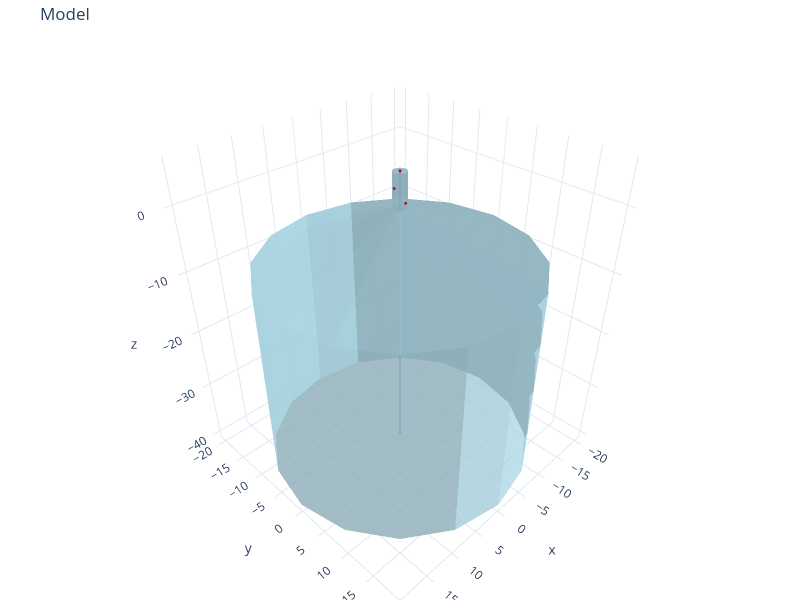

Source (notebook cell):
### Code cell
swc_model_with_sink_um = SWCModel.from_swc_file(swc_with_sink_um_filepath)
fig = plot_model(
    swc_model=swc_model_with_sink_um,
    point_set=synpts_pointset_um,
    point_size=0.2,
    point_color="crimson",
)

# fig.update_layout(
#     scene=dict(
#         xaxis=dict(visible=False), yaxis=dict(visible=False), zaxis=dict(visible=False)
#     )
# )

fig.show()

### Figure 1 — Plotly figure (JSON) as saved in the notebook; plotly's stock layout.template omitted (floating-point values rounded to 4 significant figures; data arrays with more than 128 entries replaced by an {"elided": "..."} marker saying what was removed)
{"data": [{"color": "lightblue", "flatshading": true, "i": {"elided": "352 int values"}, "j": {"elided": "352 int values"}, "k": {"elided": "352 int values"}, "name": "frusta", "opacity": 0.8, "type": "mesh3d", "x": {"elided": "352 float values"}, "y": {"elided": "352 float values"}, "z": {"elided": "352 int values"}}, {"line": {"color": "#1f77b4", "width": 2}, "mode": "lines", "name": "centroid", "type": "scatter3d", "x": [0, 0, null, 0, 0, null, 0, 0, null, 0, 0, null, 0, 0, null, 0, 0, null, 0, 0, null, 0, 0, null, 0, 0, null, 0, 0, null, 0, 0, null], "y": [0, 0, null, 0, 0, null, 0, 0, null, 0, 0, null, 0, 0, null, 0, 0, null, 0, 0, null, 0, 0, null, 0, 0, null, 0, 0, null, 0, 0, null], "z": [0, 1, null, 0, 0, null, 1, 2, null, 2, 3, null, 3, 4, null, 4, 5, null, 0, -8, null, -8, -16, null, -16, -24, null, -24, -32, null, -32, -40, null]}, {"color": "crimson", "flatshading": true, "i": {"elided": "360 int values"}, "j": {"elided": "360 int values"}, "k": {"elided": "360 int values"}, "name": "points", "opacity": 1, "type": "mesh3d", "x": {"elided": "186 float values"}, "y": {"elided": "186 float values"}, "z": {"elided": "186 float values"}}], "layout": {"height": 600, "margin": {"b": 0, "l": 0, "r": 0, "t": 40}, "scene": {"aspectmode": "data"}, "showlegend": false, "title": {"text": "Model"}, "width": 800}}
